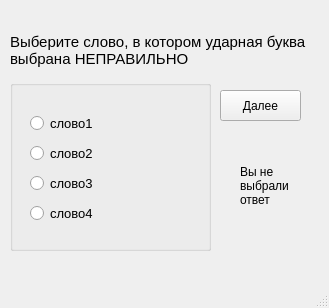
<?xml version="1.0" encoding="UTF-8"?>
<ui version="4.0">
 <class>mainWindow</class>
 <widget class="QMainWindow" name="mainWindow">
  <property name="geometry">
   <rect>
    <x>0</x>
    <y>0</y>
    <width>329</width>
    <height>308</height>
   </rect>
  </property>
  <property name="windowTitle">
   <string>MainWindow</string>
  </property>
  <widget class="QWidget" name="centralwidget">
   <widget class="QLabel" name="label">
    <property name="geometry">
     <rect>
      <x>10</x>
      <y>10</y>
      <width>311</width>
      <height>81</height>
     </rect>
    </property>
    <property name="font">
     <font>
      <pointsize>11</pointsize>
     </font>
    </property>
    <property name="text">
     <string>Выберите слово, в котором ударная буква
выбрана НЕПРАВИЛЬНО</string>
    </property>
   </widget>
   <widget class="QGroupBox" name="groupBox">
    <property name="geometry">
     <rect>
      <x>10</x>
      <y>80</y>
      <width>201</width>
      <height>171</height>
     </rect>
    </property>
    <property name="title">
     <string/>
    </property>
    <widget class="QWidget" name="verticalLayoutWidget">
     <property name="geometry">
      <rect>
       <x>20</x>
       <y>30</y>
       <width>160</width>
       <height>121</height>
      </rect>
     </property>
     <layout class="QVBoxLayout" name="verticalLayout">
      <item>
       <widget class="QRadioButton" name="radioButton">
        <property name="font">
         <font>
          <pointsize>10</pointsize>
         </font>
        </property>
        <property name="text">
         <string>слово1</string>
        </property>
       </widget>
      </item>
      <item>
       <widget class="QRadioButton" name="radioButton_2">
        <property name="font">
         <font>
          <pointsize>10</pointsize>
         </font>
        </property>
        <property name="text">
         <string>слово2</string>
        </property>
       </widget>
      </item>
      <item>
       <widget class="QRadioButton" name="radioButton_3">
        <property name="font">
         <font>
          <pointsize>10</pointsize>
         </font>
        </property>
        <property name="text">
         <string>слово3</string>
        </property>
       </widget>
      </item>
      <item>
       <widget class="QRadioButton" name="radioButton_4">
        <property name="font">
         <font>
          <pointsize>10</pointsize>
         </font>
        </property>
        <property name="text">
         <string>слово4</string>
        </property>
       </widget>
      </item>
     </layout>
    </widget>
   </widget>
   <widget class="QPushButton" name="pushButton">
    <property name="geometry">
     <rect>
      <x>220</x>
      <y>90</y>
      <width>81</width>
      <height>31</height>
     </rect>
    </property>
    <property name="text">
     <string>Далее</string>
    </property>
   </widget>
   <widget class="QLabel" name="label_2">
    <property name="geometry">
     <rect>
      <x>240</x>
      <y>150</y>
      <width>61</width>
      <height>71</height>
     </rect>
    </property>
    <property name="font">
     <font>
      <pointsize>9</pointsize>
     </font>
    </property>
    <property name="text">
     <string>Вы не 
выбрали 
ответ</string>
    </property>
   </widget>
  </widget>
  <widget class="QMenuBar" name="menubar">
   <property name="geometry">
    <rect>
     <x>0</x>
     <y>0</y>
     <width>329</width>
     <height>21</height>
    </rect>
   </property>
  </widget>
  <widget class="QStatusBar" name="statusbar"/>
 </widget>
 <resources/>
 <connections/>
</ui>
